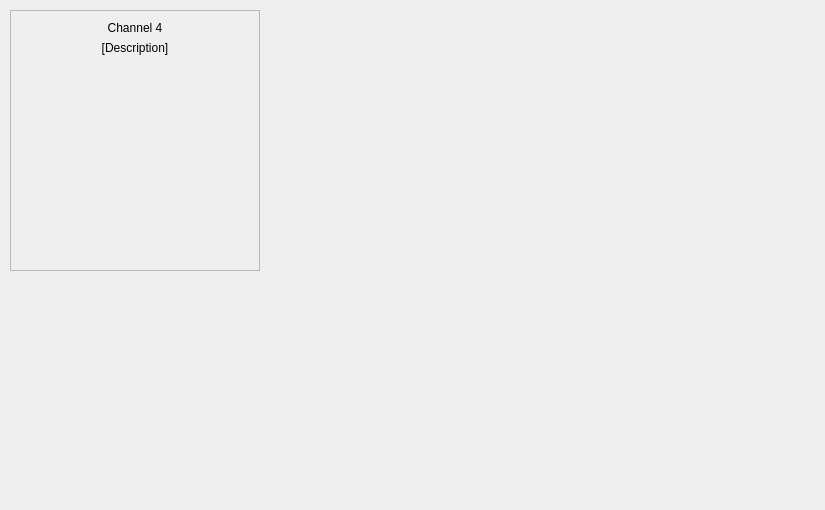
<?xml version="1.0" encoding="UTF-8"?>
<ui version="4.0">
 <class>channel_4</class>
 <widget class="QWidget" name="channel_4">
  <property name="geometry">
   <rect>
    <x>0</x>
    <y>0</y>
    <width>825</width>
    <height>510</height>
   </rect>
  </property>
  <property name="windowTitle">
   <string>Form</string>
  </property>
  <widget class="QFrame" name="frame">
   <property name="geometry">
    <rect>
     <x>10</x>
     <y>10</y>
     <width>250</width>
     <height>261</height>
    </rect>
   </property>
   <property name="minimumSize">
    <size>
     <width>250</width>
     <height>260</height>
    </size>
   </property>
   <property name="frameShape">
    <enum>QFrame::StyledPanel</enum>
   </property>
   <property name="frameShadow">
    <enum>QFrame::Raised</enum>
   </property>
   <layout class="QVBoxLayout" name="verticalLayout_2">
    <item>
     <layout class="QVBoxLayout" name="verticalLayout">
      <item>
       <widget class="QLabel" name="label_channel_number">
        <property name="text">
         <string>Channel 4</string>
        </property>
        <property name="alignment">
         <set>Qt::AlignCenter</set>
        </property>
       </widget>
      </item>
      <item>
       <widget class="QLabel" name="label_description">
        <property name="text">
         <string>[Description]</string>
        </property>
        <property name="alignment">
         <set>Qt::AlignCenter</set>
        </property>
       </widget>
      </item>
     </layout>
    </item>
    <item>
     <widget class="channel_widget" name="widget" native="true">
      <property name="minimumSize">
       <size>
        <width>230</width>
        <height>200</height>
       </size>
      </property>
      <property name="maximumSize">
       <size>
        <width>400</width>
        <height>200</height>
       </size>
      </property>
     </widget>
    </item>
   </layout>
  </widget>
 </widget>
 <customwidgets>
  <customwidget>
   <class>channel_widget</class>
   <extends>QWidget</extends>
   <header>.channel_widget</header>
   <container>1</container>
  </customwidget>
 </customwidgets>
 <resources/>
 <connections/>
</ui>
